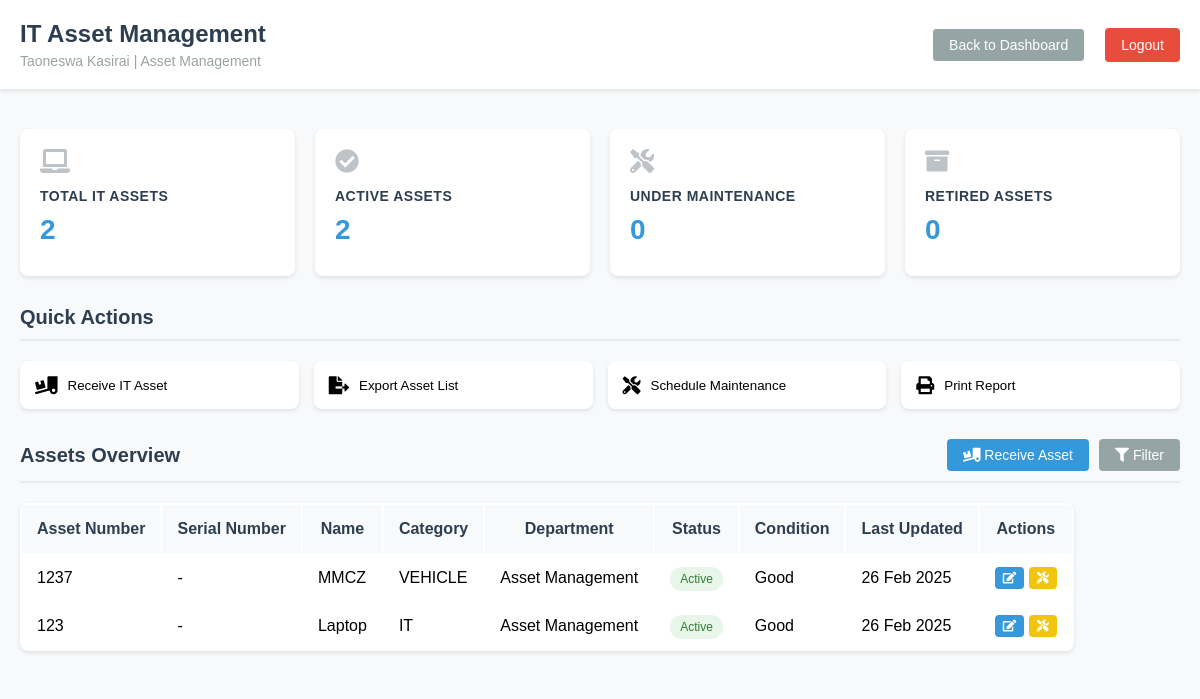
Screenshot of /it-management/ (signed in) with the database file from the repository.
### myapp/models.py (models this page shows, shortened)
class Employee(models.Model):
    employee_number = models.CharField(max_length=10, unique=True)
    name = models.CharField(max_length=100)
    surname = models.CharField(max_length=100)
    department = models.ForeignKey(Department, on_delete=models.PROTECT)
    branch = models.CharField(max_length=100)
    section = models.CharField(max_length=100)
    email = models.EmailField(unique=True)
    phone_regex = RegexValidator(
        regex=r'^07\d{8}$',
        message="Phone number must start with '07' and be 10 digits long"
    )
    phone_number = models.CharField(
        validators=[phone_regex],
        max_length=10,
        unique=True
    )
    signature = models.ImageField(
        upload_to='signatures/', null=True, blank=True)
    created_at = models.DateTimeField(auto_now_add=True)
    password = models.CharField(
        max_length=128, default=make_password('defaultpassword'))
    is_first_login = models.BooleanField(default=True)
    is_active = models.BooleanField(default=True)
    roles = models.ManyToManyField(Role, blank=True)
    class Meta:
        ordering = ['surname', 'name']

class Department(models.Model):
    code = models.CharField(max_length=10, unique=True)
    name = models.CharField(max_length=100)
    description = models.TextField(blank=True)
    is_active = models.BooleanField(default=True)
    created_at = models.DateTimeField(auto_now_add=True)
    def __str__(self):
        return self.name
    class Meta:
        ordering = ['name']

class Asset(models.Model):
    CONDITION_CHOICES = [
        ('NEW', 'New'),
        ('GOOD', 'Good'),
        ('FAIR', 'Fair'),
        ('POOR', 'Poor'),
        ('RETIRED', 'Retired'),
    ]
    asset_number = models.CharField(max_length=50, unique=True)
    serial_number = models.CharField(
        max_length=100, blank=True, null=True)  # Add this line
    name = models.CharField(max_length=100)
    category = models.CharField(max_length=50)
    description = models.TextField(blank=True)
    department = models.ForeignKey(
        Department, on_delete=models.SET_NULL, null=True)
    location = models.CharField(max_length=100)
    purchase_date = models.DateField()
    purchase_cost = models.DecimalField(max_digits=10, decimal_places=2)
    condition = models.CharField(max_length=10, choices=CONDITION_CHOICES)
    is_active = models.BooleanField(default=True)
    created_at = models.DateTimeField(auto_now_add=True)
    updated_at = models.DateTimeField(auto_now=True)
    is_deleted = models.BooleanField(default=False)
    deleted_at = models.DateTimeField(null=True, blank=True)
    deleted_by = models.ForeignKey(
        Employee, on_delete=models.SET_NULL, null=True, blank=True, related_name='deleted_assets')
    initiator = models.ForeignKey(
        Employee, on_delete=models.SET_NULL, null=True, related_name='initiated_assets')

### myapp/views.py (the view)
# urls.py: path('it-management/', views.it_management, name='it_management'),
def it_management(request):
    if 'employee_id' not in request.session:
        return redirect('login')
    employee = Employee.objects.get(id=request.session['employee_id'])
    assets = Asset.objects.select_related('department').filter(
        is_deleted=False
    ).order_by('-created_at')
    context = {
        'employee': employee,
        'departments': Department.objects.filter(is_active=True),
        'assets': assets,
        'stats': {
            'total_count': assets.count(),
            'active_count': assets.filter(is_active=True).count(),
            'maintenance_count': assets.filter(condition='POOR').count(),
            'retired_count': assets.filter(condition='RETIRED').count(),
        }
    }
    return render(request, 'myapp/it_management.html', context)

### myapp/templates/myapp/it_management.html (shortened to what this page needs)
<!DOCTYPE html>
<html>
<head>
    {% load static %}
    <link rel="stylesheet" type="text/css" href="{% static 'myapp/css/style.css' %}">
    <link href="https://cdnjs.cloudflare.com/ajax/libs/font-awesome/5.15.4/css/all.min.css" rel="stylesheet">
</head>
<body>
    <div class="dashboard-header">
        <div class="user-info">
            <h1>IT Asset Management</h1>
            <p class="user-details">{{ employee.name }} {{ employee.surname }} | {{ employee.department }}</p>
        </div>
        <div class="header-actions">
            <a href="{% url 'dashboard' %}" class="back-button">Back to Dashboard</a>
            <button class="logout-button">Logout</button>
        </div>
    </div>
    <div class="it-dashboard">
        <div class="it-stats">
            <div class="stat-card">
                <i class="fas fa-laptop icon"></i>
                <h3>Total IT Assets</h3>
                <div class="value">{{ stats.total_count }}</div>
            </div>
            <div class="stat-card">
                <i class="fas fa-check-circle icon"></i>
                <h3>Active Assets</h3>
                <div class="value">{{ stats.active_count }}</div>
            </div>
            <div class="stat-card">
                <i class="fas fa-tools icon"></i>
                <h3>Under Maintenance</h3>
                <div class="value">{{ stats.maintenance_count }}</div>
            </div>
            <div class="stat-card">
                <i class="fas fa-archive icon"></i>
                <h3>Retired Assets</h3>
                <div class="value">{{ stats.retired_count }}</div>
            </div>
        </div>
        <div class="section-header">
            <h2>Quick Actions</h2>
        </div>
        <div class="quick-actions">
            <button class="action-button" onclick="openAddAssetModal()">
                <i class="fas fa-truck-loading"></i>
                Receive IT Asset
            </button>
            <button class="action-button">
                <i class="fas fa-file-export"></i>
                Export Asset List
            </button>
            <button class="action-button">
                <i class="fas fa-tools"></i>
                Schedule Maintenance
            </button>
            <button class="action-button">
                <i class="fas fa-print"></i>
                Print Report
            </button>
        </div>
        <div class="section-header">
            <h2>Assets Overview</h2>
            <div class="btn-group">
                <button class="btn btn-primary" onclick="openAddAssetModal()">
                    <i class="fas fa-truck-loading"></i> Receive Asset
                </button>
                <button class="btn btn-secondary">
                    <i class="fas fa-filter"></i> Filter
                </button>
            </div>
        </div>
        <table class="asset-table">
            <thead>
                <tr>
                    <th>Asset Number</th>
                    <th>Serial Number</th>
                    <th>Name</th>
                    <th>Category</th>
                    <th>Department</th>
                    <th>Status</th>
                    <th>Condition</th>
                    <th>Last Updated</th>
                    <th>Actions</th>
                </tr>
            </thead>
            <tbody>
                {% for asset in assets %}
                <tr data-id="{{ asset.id }}" {% if not asset.is_active %}style="opacity: 0.6;"{% endif %}>
                    <td>{{ asset.asset_number }}</td>
                    <td>{{ asset.serial_number|default:"-" }}</td>
                    <td>{{ asset.name }}</td>
                    <td>{{ asset.category }}</td>
                    <td>{{ asset.department.name }}</td>
                    <td>
                        <span class="status-badge {% if asset.is_active %}status-active{% else %}status-inactive{% endif %}">
                            {{ asset.is_active|yesno:"Active,Inactive" }}
                        </span>
                    </td>
                    <td>{{ asset.get_condition_display }}</td>
                    <td>{{ asset.updated_at|date:"d M Y" }}</td>
                    <td>
                        <button class="btn btn-info btn-sm" onclick="editAsset('{{ asset.id }}')">
                            <i class="fas fa-edit"></i>
                        </button>
                        <button class="btn btn-warning btn-sm">
                            <i class="fas fa-tools"></i>
                        </button>
                    </td>
                </tr>
                {% empty %}
                <tr>
                    <td colspan="9" class="text-center">No assets found.</td>
                </tr>
                {% endfor %}
            </tbody>
        </table>
    </div>
</body>
</html>

### myapp/static/myapp/css/style.css (style rules this page uses)
body { background-color: #f5f5f5; font-family: Arial, sans-serif; }
.dashboard-header { background: #2c3e50; color: white; padding: 20px; display: flex; justify-content: space-between; align-items: center; }
.user-info { flex: 1; }
.user-info h1 { margin: 5px 0; font-size: 24px; }
.user-details { font-size: 14px; opacity: 0.8; }
.header-actions { padding-left: 20px; }
.logout-button { background: transparent; border: 1px solid white; color: white; padding: 8px 16px; border-radius: 4px; cursor: pointer; transition: all 0.3s; }
.back-button { background: transparent; border: 1px solid white; color: white; padding: 8px 16px; border-radius: 4px; cursor: pointer; transition: all 0.3s; text-decoration: none; margin-right: 10px; }

### myapp/templates/myapp/it_management.html (style rules this page uses)
body { margin: 0; padding: 0; background-color: #f8f9fa; min-height: 100vh; }
.dashboard-header { background-color: white; padding: 20px; box-shadow: 0 2px 4px rgba(0,0,0,0.1); margin-bottom: 20px; }
.user-info h1 { margin: 0; color: #2c3e50; font-size: 24px; }
.user-details { color: #7f8c8d; margin: 5px 0 0; }
.header-actions { display: flex; gap: 10px; }
.back-button, .logout-button { padding: 8px 16px; border-radius: 4px; text-decoration: none; font-size: 14px; transition: all 0.3s ease; }
.back-button { background-color: #95a5a6; color: white; }
.logout-button { background-color: #e74c3c; color: white; border: none; cursor: pointer; }
.btn { padding: 8px 16px; border-radius: 4px; border: none; cursor: pointer; font-size: 14px; transition: all 0.3s ease; }
.btn-primary { background-color: #3498db; color: white; }
.btn-secondary { background-color: #95a5a6; color: white; }
.btn-sm { padding: 4px 8px; font-size: 12px; }
.btn-info { background-color: #3498db; color: white; }
.btn-warning { background-color: #f1c40f; color: white; }
.it-dashboard { padding: 20px; background: #f8f9fa; border-radius: 8px; }
.it-stats { display: grid; grid-template-columns: repeat(4, 1fr); gap: 20px; margin-bottom: 30px; }
.stat-card { background: white; padding: 20px; border-radius: 8px; box-shadow: 0 2px 4px rgba(0,0,0,0.1); transition: transform 0.3s ease, box-shadow 0.3s ease; }
.stat-card h3 { margin: 0; color: #2c3e50; font-size: 14px; text-transform: uppercase; letter-spacing: 0.5px; }
.stat-card .value { font-size: 28px; font-weight: bold; color: #3498db; margin: 10px 0; }
.stat-card .icon { font-size: 24px; color: #bdc3c7; margin-bottom: 15px; }
.quick-actions { display: grid; grid-template-columns: repeat(auto-fit, minmax(200px, 1fr)); gap: 15px; margin: 20px 0; }
.action-button { display: flex; align-items: center; padding: 15px; background: white; border: none; border-radius: 8px; cursor: pointer; transition: all 0.3s ease; box-shadow: 0 2px 4px rgba(0,0,0,0.1); }
.action-button i { margin-right: 10px; font-size: 18px; }
.asset-table { background: white; border-radius: 8px; box-shadow: 0 2px 4px rgba(0,0,0,0.1); margin-top: 20px; }
.asset-table th { background: #f8f9fa; padding: 15px; font-weight: 600; color: #2c3e50; }
.asset-table td { padding: 12px 15px; vertical-align: middle; }
.status-badge { padding: 5px 10px; border-radius: 15px; font-size: 12px; font-weight: 500; }
.status-active { background: #e8f5e9; color: #2e7d32; }
.section-header { display: flex; justify-content: space-between; align-items: center; margin: 30px 0 20px; padding-bottom: 10px; border-bottom: 2px solid #e9ecef; }
.section-header h2 { margin: 0; color: #2c3e50; font-size: 20px; font-weight: 600; }
.btn-group { display: flex; gap: 10px; }

### rows the page displays
Employee: name "Taoneswa", surname "Kasirai", department "Asset Management"
Asset: asset_number "1237", serial_number "-", name "MMCZ", category "VEHICLE", department.name "Asset Management", is_active "Active", condition "Good", updated_at "26 Feb 2025"
Asset: asset_number "123", serial_number "-", name "Laptop", category "IT", department.name "Asset Management", is_active "Active", condition "Good", updated_at "26 Feb 2025"

### other values shown
{{ stats.total_count }} "2"
{{ stats.active_count }} "2"
{{ stats.maintenance_count }} "0"
{{ stats.retired_count }} "0"
